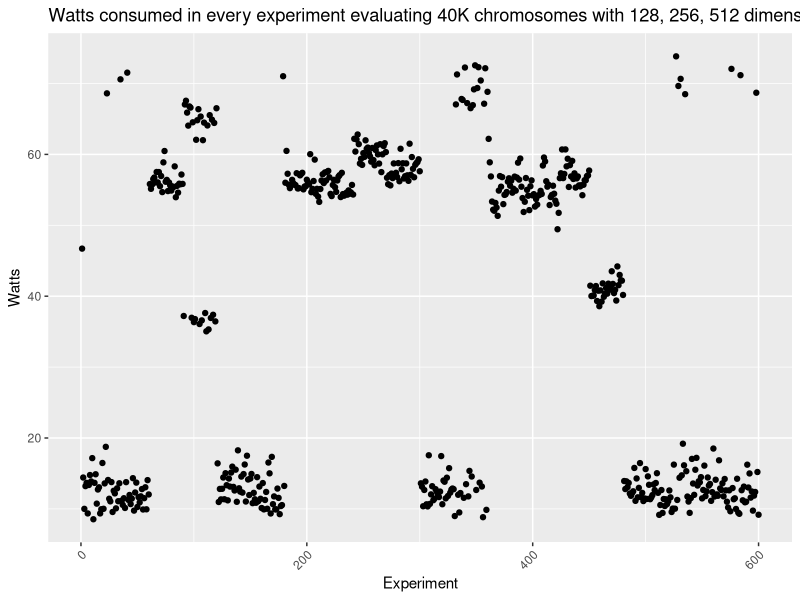
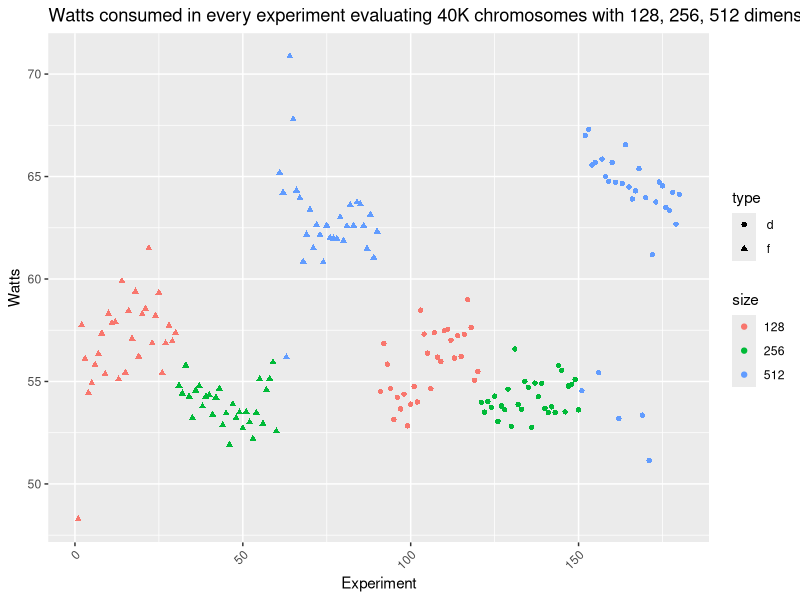

Here is the R script that generated these plots, in order:
bbob.fixed <- read.csv("data/evostar25-bbob-fixed-12-Nov-08-20-03.csv")

bbob.fixed$watts <- bbob.fixed$PKG / bbob.fixed$seconds

library(ggplot2)

# plot bbob.fixed$watts by row order
ggplot(bbob.fixed, aes(x=seq_along(watts), y=watts)) +
  geom_point() +
  labs(title="Watts consumed in every experiment evaluating 40K chromosomes with 128, 256, 512 dimensions, using float or double for every one of them. Please note the $y$ axes have different scales", y="Watts", x="Experiment") +
  theme(axis.text.x = element_text(angle = 45, hjust = 1))

bbob.variable <- read.csv("data/variable-evostar25-bbob-10-Nov-19-10-32.csv")
bbob.variable$watts <- bbob.variable$PKG / bbob.variable$seconds
# plot bbob.variable$watts by row order
bbob.variable$size <- as.factor(bbob.variable$size)
ggplot(bbob.variable[bbob.variable$work == "bent_cigar",], aes(x=seq_along(watts), y=watts, shape=type,color=size)) +
  geom_point() +
  labs(title="Watts consumed in every experiment evaluating 40K chromosomes with 128, 256, 512 dimensions, using float or double for every one of them. Please note the $y$ axes have different scales", y="Watts", x="Experiment") +
  theme(axis.text.x = element_text(angle = 45, hjust = 1))
